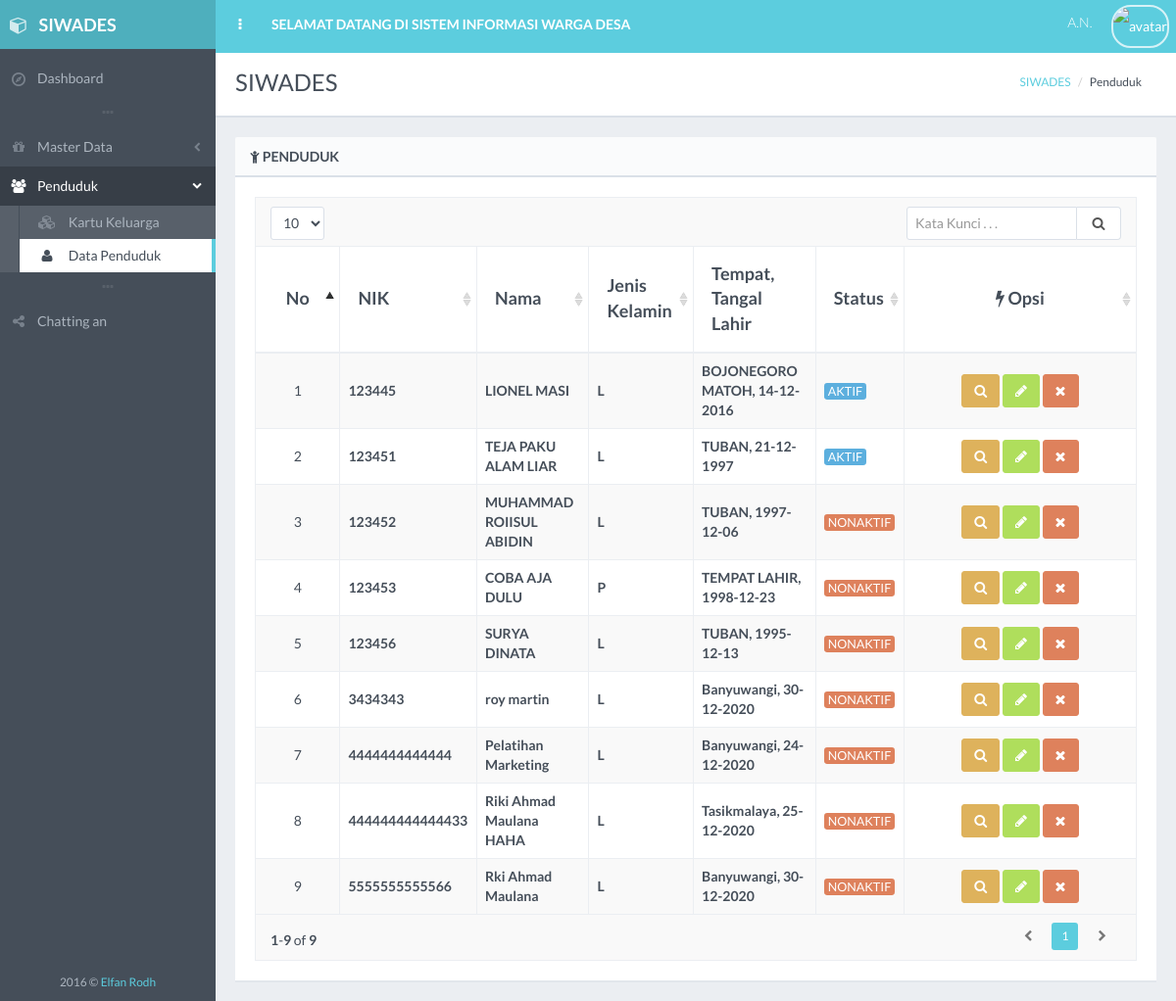
The app's page /Admin/dataPenduduk/ with its own data.
### tables this page shows
CREATE TABLE IF NOT EXISTS `penduduk` (
  `nik` varchar(100) NOT NULL,
  `nama` varchar(150) DEFAULT NULL,
  `tempat_lahir` varchar(50) DEFAULT NULL,
  `tanggal_lahir` varchar(10) DEFAULT NULL,
  `jk` enum('L','P') DEFAULT NULL,
  `golongan_darah` varchar(5) DEFAULT NULL,
  `pekerjaan` text DEFAULT NULL,
  `pendidikan` varchar(10) NOT NULL,
  `status_perkawinan` enum('KAWIN','BELUM KAWIN') NOT NULL,
  `kewarganegaraan` varchar(50) DEFAULT NULL,
  `id_agama` varchar(30) DEFAULT NULL,
  `id_klasifikasi` varchar(20) NOT NULL,
  `no_kk` varchar(50) DEFAULT NULL,
  `foto` text DEFAULT NULL,
  `about` text DEFAULT NULL,
  `username` varchar(20) NOT NULL,
  `password` text NOT NULL,
  `status` int(1) DEFAULT NULL,
  PRIMARY KEY (`nik`),
  KEY `penduduk` (`id_agama`),
  CONSTRAINT `penduduk` FOREIGN KEY (`id_agama`) REFERENCES `agama` (`id_agama`) ON DELETE CASCADE
);

### application/controllers/Admin.php (called while the page is built, shortened)
<?php
	class Admin extends CI_Controller {
		public function __construct(){
			$this->load->library('form_validation');
			$this->load->helper('url');
			$this->load->model('Agama_m');
			$this->load->model('Kk_m');
			$this->load->model('Klasifikasi_m');
			$this->load->model('Penduduk_m');
			$this->load->model('Dokumen_m');
			$this->load->library('session');
		}
		public function dataPenduduk(){
			$nik  = $this->session->userdata('nik');
			$data['data'] = $this->Kk_m->selectwherePenduduk($nik);
			$result['data'] 		= $this->Penduduk_m->selectPenduduk();
			$result['active'] 		= 'penduduk';
			$result['aksi'] 	   	= '';
			$this->load->view('templates/sidebar', $result);
			$this->load->view('templates/header', $data);
			$this->load->view('penduduk/index', $result);
		}
	}
?>

### index.php (called while the page is built, shortened)
<?php
require_once BASEPATH.'core/CodeIgniter.php';

### application/models/Penduduk_m.php (called while the page is built, shortened)
<?php
class Penduduk_m extends CI_Model {
    public function selectPenduduk(){
        $query = $this->db->query("SELECT * FROM Penduduk");
        $data = $query->result();
        return $data;
    }
}
?>

### application/views/penduduk/index.php (the view, shortened to what this page needs)
<div id="page-content">
    <div class="content-header">
        <div class="row">
            <div class="col-sm-6">
                <div class="header-section">
                    <h1>SIWADES</h1>
                </div>
            </div>
            <div class="col-sm-6 hidden-xs">
                <div class="header-section">
                    <ul class="breadcrumb breadcrumb-top">
                        <li><a href="../dashboard">SIWADES</a></li>
                        <li>Penduduk</li>
                    </ul>
                </div>
            </div>
        </div>
    </div>
    <div class="block full">
        <div class="block-title">
            <h2><i class="fa fa-child sidebar-nav-icon"></i> PENDUDUK</h2>
        </div>
        <div class="table-responsive">
            <table id="example-datatable" class="table table-striped table-bordered table-vcenter">
                <thead>
                    <tr>
                        <th class="text-center" style="width: 50px;">No</th>
                        <th>NIK</th>
                        <th>Nama</th>
                        <th>Jenis Kelamin</th>
                        <th>Tempat, Tangal Lahir</th>
                        <th>Status</th>
                       <th style="width: 200px" class="text-center" style="width: 75px;"><i class="fa fa-flash"></i> Opsi</th>
                    </tr>
                </thead>
                <tbody>
                <?php
                    $i = 1;
                    foreach ($data as $row) {
                    echo '<tr>
                            <td class="text-center">'.$i.'</td>
                            <td><strong>'.$row->nik.'</strong></td>
                            <td><strong>'.$row->nama.'</strong></td>
                            <td><strong>'.$row->jk.'</strong></td>
                            <td><strong>'.$row->tempat_lahir.', '.$row->tanggal_lahir.'</strong></td>
                            <td>';
                            if ($row->status == 1) {$klas = "label label-info"; $tampil = "AKTIF";}
                                  else {$klas = "label label-danger"; $tampil = "NONAKTIF";}
                    echo'<span class="'.$klas.'">
                                    '.$tampil.'
                                </span>
                            </td>
                            <td class="text-center">
                                <a href="'.base_url("Admin/edit_agama/".$row->id_klasifikasi."").'" class="btn btn-effect-ripple btn-warning"><i class="fa fa-search"></i></a>
                                <a href="'.base_url("Admin/editPenduduk/".$row->nik."").'" class="btn btn-effect-ripple btn-success"><i class="fa fa-pencil"></i></a>
                                <a href="'.base_url("Admin/hapusPenduduk/".$row->nik."/".$aksi."").'" class="btn btn-effect-ripple btn-danger"><i class="fa fa-times"></i></a>
                            </td>
                        </tr>';
                        $i++;
                    }
                ?>
            </tbody>
        </table>
    </div>
</div>
</div>
</div>
</div>
</body>
</html>

### application/views/templates/sidebar.php (shortened to what this page needs)
 <!DOCTYPE html>
  <html class="no-js" lang="en">
 <head>
    <link rel="stylesheet" href="<?=base_url('assets/');?>css/bootstrap.min.css">
    <link rel="stylesheet" href="<?=base_url('assets/');?>css/plugins.css">
    <link rel="stylesheet" href="<?=base_url('assets/');?>css/main.css">
    <link rel="stylesheet" href="<?=base_url('assets/');?>css/themes.css">
</head>
<body>
        <div id="page-wrapper" class="page-loading">
            <div id="page-container" class="header-fixed-top sidebar-visible-lg-full">
                <div id="sidebar">
                    <div id="sidebar-brand" class="themed-background">
                        <a href="../pilihan.php" class="sidebar-title">
                            <i class="fa fa-cube"></i> <span class="sidebar-nav-mini-hide"><strong>SIWADES</strong></span>
                        </a>
                    </div>
                    <div id="sidebar-scroll">
                        <div class="sidebar-content">
                            <ul class="sidebar-nav">
                                <li>
                                    <a href="<?=base_url('Admin/')?>" class="<?php if($active == 'dashboard'){echo 'active';}?>"><i class="gi gi-compass sidebar-nav-icon"></i><span class="sidebar-nav-mini-hide">Dashboard</span></a>
                                </li>
                                <li class="sidebar-separator">
                                    <i class="fa fa-ellipsis-h"></i>
                                </li>
                                <li class="<?= $active == "agama" || $active == "klasifikasi" || $active == "dokumen" ? "active" : ""; ?>">
                                    <a href="" class="sidebar-nav-menu"><i class="fa fa-chevron-left sidebar-nav-indicator sidebar-nav-mini-hide"></i><i class="fa fa-gift sidebar-nav-icon"></i><span class="sidebar-nav-mini-hide">Master Data</span></a>
                                </li>
                                <li class="<?= $active == "kartukeluarga" || $active == "penduduk" ? "active" : ""; ?>">
                                    <a href="#" class="sidebar-nav-menu"><i class="fa fa-chevron-left sidebar-nav-indicator sidebar-nav-mini-hide"></i><i class="fa fa-users sidebar-nav-icon"></i><span class="sidebar-nav-mini-hide">Penduduk</span></a>
                                    <ul>
                                        <li >
                                            <a href="<?=base_url('Admin/kartukeluarga'); ?>" class="<?= $active == "kartukeluarga" ? "active" : ""; ?>">
                                                <i class="fa fa-cubes sidebar-nav-icon"></i> Kartu Keluarga
                                            </a>
                                        </li>
                                        <li >
                                            <a href="<?=base_url('Admin/dataPenduduk'); ?>" class="<?= $active == "penduduk" ? "active" : ""; ?>">
                                                <i class="fa fa-user sidebar-nav-icon"></i> Data Penduduk
                                            </a>
                                        </li>
                                    </ul>
                                </li>
                                <li class="sidebar-separator">
                                    <i class="fa fa-ellipsis-h"></i>
                                </li>
                                <li>
                                    <a href="../pilihan.php?menu=6" class=""><i class="fa fa-share-alt sidebar-nav-icon">
                                    </i><span class="sidebar-nav-mini-hide">Chatting an</span>
                                </a>
                                </li>
                        </ul>
                    </div>
                </div>
                <div id="sidebar-extra-info" class="sidebar-content sidebar-nav-mini-hide">
                    <div class="text-center">
                        <small><span>2016</span> &copy; <a href="http://www.elfanrodhian.xyz">Elfan Rodh</a></small>
                    </div>
                </div>
            </div>

### application/views/templates/header.php (shortened to what this page needs)
<div id="main-container">
    <header class="navbar navbar-inverse navbar-fixed-top">
        <ul class="nav navbar-nav-custom">
            <li>
                <a href="javascript:void(0)" onclick="App.sidebar('toggle-sidebar');this.blur();">
                    <i class="fa fa-ellipsis-v fa-fw animation-fadeInRight" id="sidebar-toggle-mini"></i>
                </a>
            </li>
            <li class="hidden-xs animation-fadeInQuick">
                <a href="../pilihan.php"><strong>SELAMAT DATANG DI SISTEM INFORMASI WARGA DESA</strong></a>
            </li>
        </ul>
        <ul class="nav navbar-nav-custom pull-right">
            <li>
                <a href="javascript:void(0)" onclick="App.sidebar('toggle-sidebar-alt');this.blur();">
                    <h5><strong><?=$data['nik']?></strong> A.N. <strong><?=$data['nama'] ?></strong></h5>
                </a>
            </li>
            <li class="dropdown">
                <a href="javascript:void(0)" class="dropdown-toggle" data-toggle="dropdown">
                    <img src="<?=base_url('store/foto/'.$data['foto'].'')?>" alt="avatar">
                </a>
                </li>
            </ul>
        </header>

### records on screen
penduduk: nik "123445", nama "LIONEL MASI", jk "L", tempat_lahir "BOJONEGORO MATOH", tanggal_lahir "14-12-2016", status "AKTIF"
penduduk: nik "123451", nama "TEJA PAKU ALAM LIAR", jk "L", tempat_lahir "TUBAN", tanggal_lahir "21-12-1997", status "AKTIF"
penduduk: nik "123452", nama "MUHAMMAD ROIISUL ABIDIN", jk "L", tempat_lahir "TUBAN", tanggal_lahir "1997-12-06", status "NONAKTIF"
penduduk: nik "123453", nama "COBA AJA DULU", jk "P", tempat_lahir "TEMPAT LAHIR", tanggal_lahir "1998-12-23", status "NONAKTIF"
penduduk: nik "123456", nama "SURYA DINATA", jk "L", tempat_lahir "TUBAN", tanggal_lahir "1995-12-13", status "NONAKTIF"
penduduk: nik "3434343", nama "roy martin", jk "L", tempat_lahir "Banyuwangi", tanggal_lahir "30-12-2020", status "NONAKTIF"
penduduk: nik "4444444444444", nama "Pelatihan Marketing", jk "L", tempat_lahir "Banyuwangi", tanggal_lahir "24-12-2020", status "NONAKTIF"
penduduk: nik "444444444444433", nama "Riki Ahmad Maulana HAHA", jk "L", tempat_lahir "Tasikmalaya", tanggal_lahir "25-12-2020", status "NONAKTIF"
penduduk: nik "5555555555566", nama "Rki Ahmad Maulana", jk "L", tempat_lahir "Banyuwangi", tanggal_lahir "30-12-2020", status "NONAKTIF"
